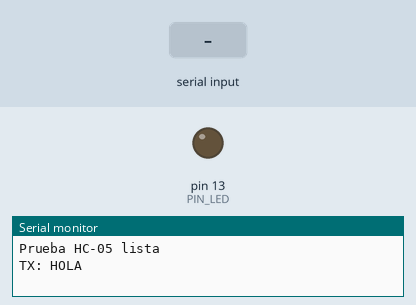
Recording of a sketch running on a simulated Arduino Uno, built with avr-gcc and run on an emulated ATmega328P. Shown: output pins drawn as LEDs (lit = HIGH), the last lines printed to the serial monitor. Inputs (shaded band) come from the test bench.

Above: at 1.2 s.
1.3 s: "1" received over the second serial link
At 2.4 s:
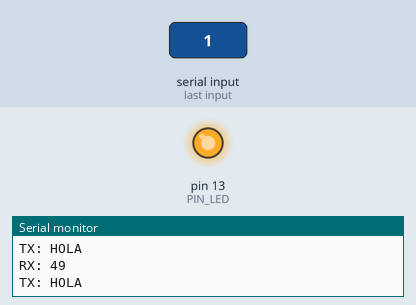
2.8 s: "0" received over the second serial link
At 3.5 s:
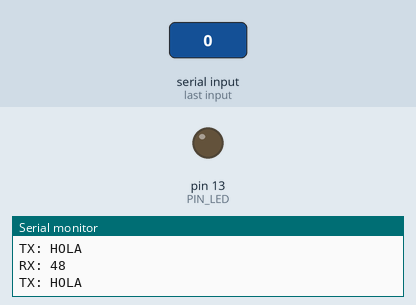
4.3 s: "2" received over the second serial link
At 4.7 s:
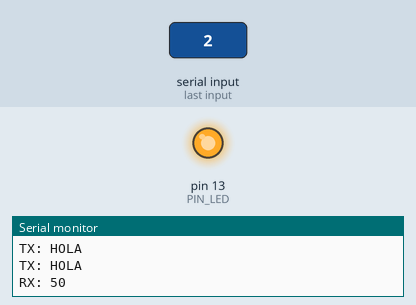
Timing chart, 0 to 7.3 s (numbered marks = the images above; inputs shaded):
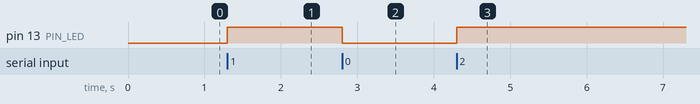

Measured:
- after the input at 1.3 s, pin 13 (PIN_LED): LOW → HIGH at once
- after the input at 2.8 s, pin 13 (PIN_LED): HIGH → LOW at once
- after the input at 4.3 s, pin 13 (PIN_LED): LOW → HIGH at once

The sketch:

prueba_hc05.ino
```cpp
/*
  Prueba minima del HC-05 (sin sensor ni LED externo).

  Conexiones: HC-05 TXD -> pin 10, HC-05 RXD -> pin 11 (con divisor 1k/2k),
              VCC -> 5V, GND -> GND.

  Que hace:
    - Cada segundo envia "HOLA" por Bluetooth (se debe ver en el terminal del celular).
    - Cada vez que recibe un byte del celular, el LED integrado (pin 13) cambia de estado
      y el Arduino responde "ECO:<caracter>".
    - Todo se copia al Serial Monitor (USB, 9600) con prefijos TX: y RX:.

  Interpretacion:
    - Celular ve "HOLA" cada segundo   -> la salida (pin 11 -> RXD) funciona.
    - El LED 13 cambia al escribir algo -> la entrada (TXD -> pin 10) funciona.
*/

#include <SoftwareSerial.h>

const uint8_t PIN_BT_RX = 10;
const uint8_t PIN_BT_TX = 11;
const uint8_t PIN_LED = 13;

SoftwareSerial bt(PIN_BT_RX, PIN_BT_TX);

unsigned long lastHello = 0;
bool ledState = false;

void setup() {
  pinMode(PIN_LED, OUTPUT);
  Serial.begin(9600);
  bt.begin(9600);
  Serial.println(F("Prueba HC-05 lista"));
}

void loop() {
  if (millis() - lastHello >= 1000) {
    lastHello = millis();
    bt.println(F("HOLA"));
    Serial.println(F("TX: HOLA"));
  }

  while (bt.available()) {
    char c = (char)bt.read();
    ledState = !ledState;
    digitalWrite(PIN_LED, ledState);
    Serial.print(F("RX: "));
    Serial.println((int)c);
    bt.print(F("ECO:"));
    bt.println(c);
  }
}
```
